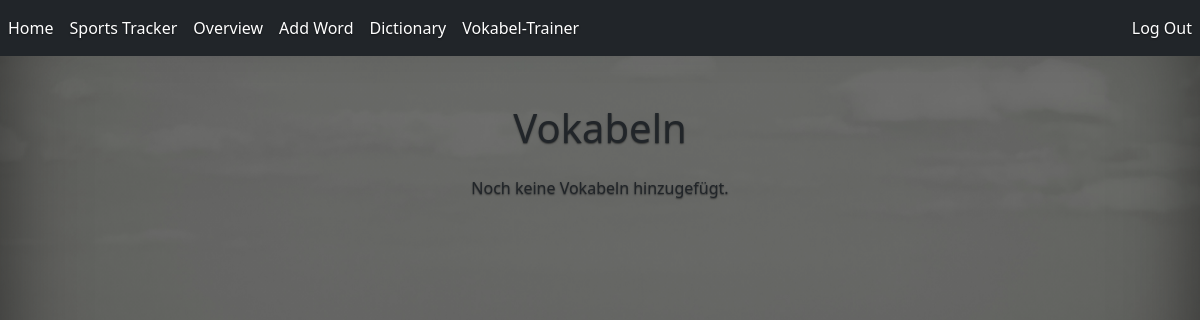
The page /dictionary (signed in) on the database as committed earlier.
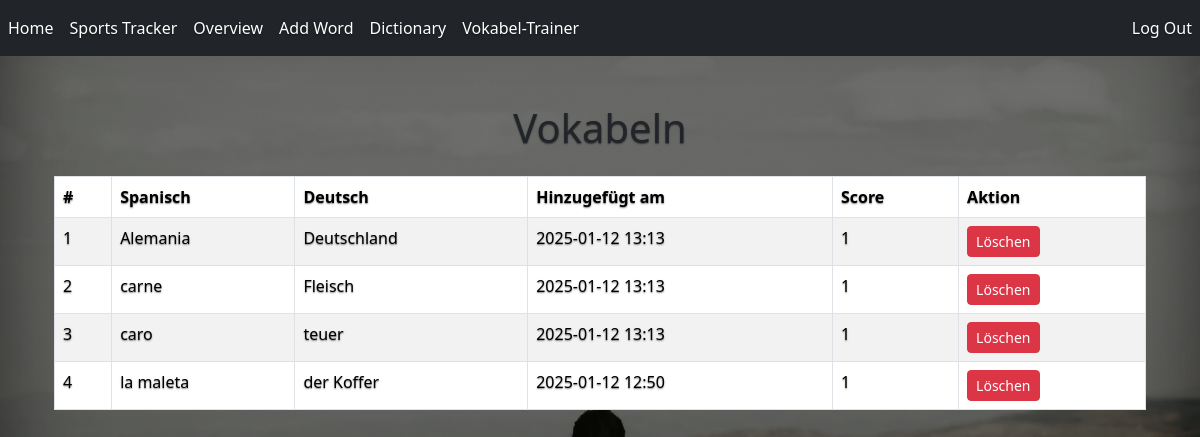
The same page on the database as committed later.
### myproject/models.py (models this page shows, shortened)
class Dict(db.Model):
    __tablename__ = 'words'
    id = db.Column(db.Integer, primary_key = True)
    word_spanish = db.Column(db.String(64), index=True)
    word_german = db.Column(db.String(64), index=True)
    created_at = db.Column(db.DateTime)
    score = db.Column(db.Integer, default=0)

### app.py (the view)
@app.route('/dictionary', methods=['GET'])
@login_required
def dictionary():
    words = Dict.query.order_by(Dict.created_at.desc()).all()
    return render_template('dict.html', words=words)

### myproject/models.py (called while the page is built)
@login_manager.user_loader
def load_user(user_id):
    return User.query.get(user_id)

### myproject/templates/dict.html
{% extends "base.html" %}
{% block content %}
  <div class="container mt-5">
    <h1 class="text-center mb-4">Vokabeln</h1>
    {% if words %}
      <table class="table table-striped table-bordered">
        <thead>
          <tr>
            <th>#</th>
            <th>Spanisch</th>
            <th>Deutsch</th>
            <th>Hinzugefügt am</th>
            <th>Score</th>
            <th>Aktion</th>
          </tr>
        </thead>
        <tbody>
          {% for word in words %}
            <tr>
              <td>{{ loop.index }}</td>
              <td>{{ word.word_spanish }}</td>
              <td>{{ word.word_german }}</td>
              <td>{{ word.created_at.strftime('%Y-%m-%d %H:%M') }}</td>
              <td>{{ word.score }}</td>
              <td>
                <form action="{{ url_for('delete_word', word_id=word.id) }}" method="POST" onsubmit="return confirm('Sind Sie sicher, dass Sie dieses Wort löschen möchten?');">
                  <button type="submit" class="btn btn-danger btn-sm">Löschen</button>
                </form>
              </td>
            </tr>
          {% endfor %}
        </tbody>
      </table>
    {% else %}
      <p class="text-center">Noch keine Vokabeln hinzugefügt.</p>
    {% endif %}
  </div>
{% endblock %}

### myproject/templates/base.html (shortened to what this page needs)
<!doctype html>
<html lang="en">
<head>
  <link href="https://cdn.jsdelivr.net/npm/bootstrap@5.3.3/dist/css/bootstrap.min.css" rel="stylesheet"
>
  <link rel="stylesheet" href="{{ url_for('static', filename='styles.css') }}">
</head>
<body class="{% block body_class %}{% endblock %}">
  <nav class="navbar navbar-expand-lg navbar-light bg-dark">
    <ul class="navbar-nav">
      <li class="nav-item">
        <a class="nav-link active" aria-current="page" href="{{ url_for('index') }}">Home</a>
      </li>
      {% if current_user.is_authenticated %}
      <li class="nav-item">
        <a class="nav-link" href="{{ url_for('add_run') }}">Sports Tracker</a>
      </li>
      <li class="nav-item">
        <a class="nav-link" href="{{ url_for('overview') }}">Overview</a>
      </li>
      <li class="nav-item">
        <a class="nav-link" href="{{ url_for('add_word') }}">Add Word</a>
      </li>
      <li class="nav-item">
        <a class="nav-link" href="{{ url_for('dictionary') }}">Dictionary</a>
      </li>
      <li class="nav-item">
        <a class="nav-link" href="{{ url_for('train') }}">Vokabel-Trainer</a>
      </li>
      {% endif %}
    </ul>
    <ul class="navbar-nav ms-auto">
      {% if current_user.is_authenticated %}
      <li class="nav-item">
        <a class="nav-link" href="{{ url_for('logout') }}">Log Out</a>
      </li>
      {% endif %}
    </ul>
  </nav>
  <div class="container">
    {% block content %}
    {% endblock %}
  </div>
</body>

### myproject/static/styles.css (style rules this page uses)
body { height: 100vh; background-image: linear-gradient(rgba(0, 0, 0, 0.5), rgba(0, 0, 0, 0.5)), url('/static/images/sitting_hills.jpg'); background-size: cover; background-position: center; text-shadow: 0 0.05rem 0.1rem rgba(0, 0, 0, 0.5); box-shadow: inset 0 0 5rem rgba(0, 0, 0, 0.5); }
.navbar-nav .nav-link { color: white !important; }
.navbar-nav .nav-link.active { color: white !important; }

Rows that differ between the two databases and show on the page:
added Dict: word_spanish "Alemania", word_german "Deutschland", created_at "2025-01-12 13:13", score "1"
added Dict: word_spanish "carne", word_german "Fleisch", created_at "2025-01-12 13:13", score "1"
added Dict: word_spanish "caro", word_german "teuer", created_at "2025-01-12 13:13", score "1"
added Dict: word_spanish "la maleta", word_german "der Koffer", created_at "2025-01-12 12:50", score "1"
Other text that changed with them:
text no longer shown: "Noch keine Vokabeln hinzugefügt."
text now shown: "# Spanisch Deutsch Hinzugefügt am Score Aktion"
